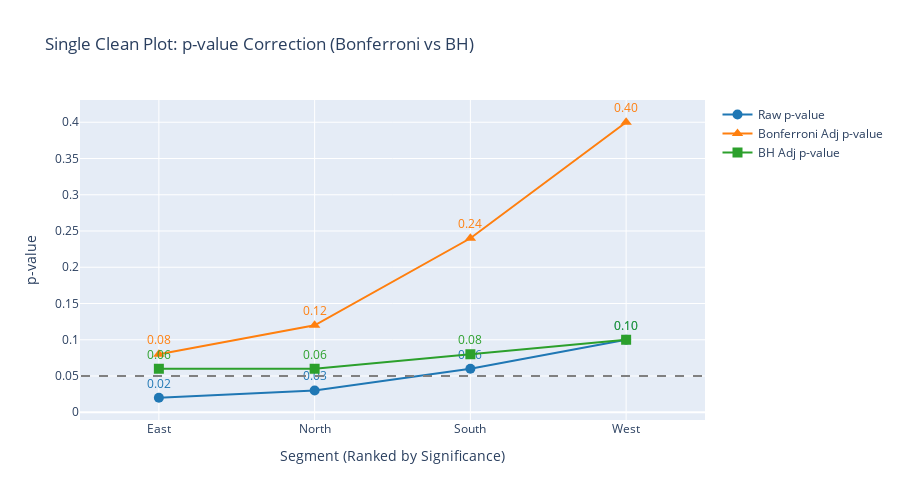

Notebook cell for this chart:
### Code cell
import plotly.graph_objects as go

def plot_pvalue_corrections(df):
    """
    Wrapped into a function as a workaround for duplicate plots in notebook.
    """
    fig = go.Figure()

    def add_trace(name, y_vals, marker_symbol, color):
        fig.add_trace(go.Scatter(
            x=df['Segment'],
            y=y_vals,
            mode='lines+markers+text',
            name=name,
            text=[f"{v:.2f}" for v in y_vals],
            textposition="top center",
            marker=dict(symbol=marker_symbol, size=10, color=color),
            line=dict(color=color),
            textfont=dict(color=color)
        ))

    add_trace('Raw p-value', df['Raw_pValue'], 'circle', '#1f77b4')
    add_trace('Bonferroni Adj p-value', df['Bonferroni_Adj_pValue'], 'triangle-up', '#ff7f0e')
    add_trace('BH Adj p-value', df['BH_Adj_pValue'], 'square', '#2ca02c')

    fig.add_shape(
        type="line",
        x0=-0.5, x1=3.5,
        y0=0.05, y1=0.05,
        line=dict(color="gray", dash="dash")
    )

    fig.update_layout(
        title="Single Clean Plot: p-value Correction (Bonferroni vs BH)",
        xaxis_title="Segment (Ranked by Significance)",
        yaxis_title="p-value",
        showlegend=True,
        height=500
    )
    fig.show()

plot_pvalue_corrections(df)

### Figure 1 — Plotly figure (JSON) as saved in the notebook; plotly's stock layout.template omitted (floating-point values rounded to 4 significant figures)
{"data": [{"line": {"color": "#1f77b4"}, "marker": {"color": "#1f77b4", "size": 10, "symbol": "circle"}, "mode": "lines+markers+text", "name": "Raw p-value", "text": ["0.02", "0.03", "0.06", "0.10"], "textfont": {"color": "#1f77b4"}, "textposition": "top center", "type": "scatter", "x": ["East", "North", "South", "West"], "y": [0.02, 0.03, 0.06, 0.1]}, {"line": {"color": "#ff7f0e"}, "marker": {"color": "#ff7f0e", "size": 10, "symbol": "triangle-up"}, "mode": "lines+markers+text", "name": "Bonferroni Adj p-value", "text": ["0.08", "0.12", "0.24", "0.40"], "textfont": {"color": "#ff7f0e"}, "textposition": "top center", "type": "scatter", "x": ["East", "North", "South", "West"], "y": [0.08, 0.12, 0.24, 0.4]}, {"line": {"color": "#2ca02c"}, "marker": {"color": "#2ca02c", "size": 10, "symbol": "square"}, "mode": "lines+markers+text", "name": "BH Adj p-value", "text": ["0.06", "0.06", "0.08", "0.10"], "textfont": {"color": "#2ca02c"}, "textposition": "top center", "type": "scatter", "x": ["East", "North", "South", "West"], "y": [0.06, 0.06, 0.08, 0.1]}], "layout": {"height": 500, "shapes": [{"line": {"color": "gray", "dash": "dash"}, "type": "line", "x0": -0.5, "x1": 3.5, "y0": 0.05, "y1": 0.05}], "showlegend": true, "title": {"text": "Single Clean Plot: p-value Correction (Bonferroni vs BH)"}, "xaxis": {"title": {"text": "Segment (Ranked by Significance)"}}, "yaxis": {"title": {"text": "p-value"}}}}
